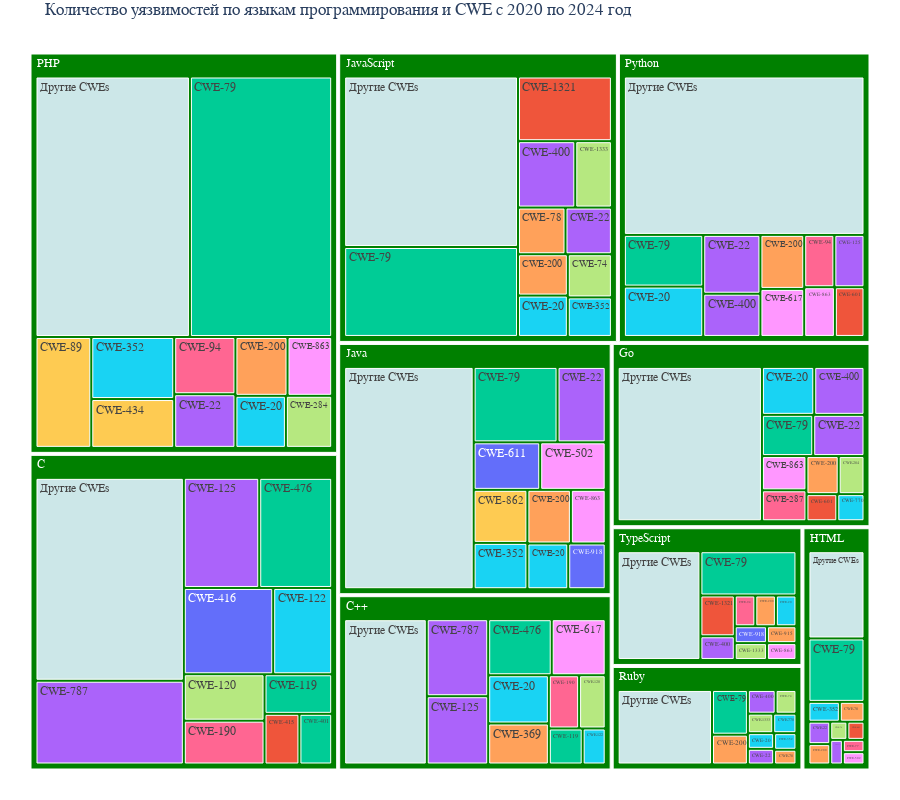

This figure's notebook cell:
### Code cell
def draw_treemap_from_year(from_year: int, to_year: int, save_pic: bool = False):
    filtered_data = get_language_with_cwes_count_data(from_year, to_year)
    fig = px.treemap(
        filtered_data,
        path=["language", "cwe_id"],
        values="count",
        title=f"Количество уязвимостей по языкам программирования и CWE с {from_year} по {to_year} год",
        color="cwe_id",
        color_discrete_map={
            "(?)": "green",
            "Другие CWEs": "#cce7e8",
        },
    )
    fig.update_layout(font_family="Ubuntu", height=800, margin=dict(t=30, l=25, r=25, b=25))

    if save_pic:
        RESULTED_IMAGES.mkdir(parents=True, exist_ok=True)
        fig.write_image(RESULTED_IMAGES / "cwe_language_treemap.png")

    fig.show()
    
draw_treemap_from_year(2020, 2024, True)

### Figure 1 — Plotly figure (JSON) as saved in the notebook; plotly's stock layout.template omitted (floating-point values rounded to 4 significant figures)
{"data": [{"branchvalues": "total", "customdata": [["CWE-119"], ["CWE-125"], ["CWE-915"], ["CWE-122"], ["CWE-94"], ["CWE-120"], ["CWE-863"], ["CWE-94"], ["CWE-94"], ["CWE-120"], ["CWE-89"], ["CWE-918"], ["CWE-918"], ["Другие CWEs"], ["CWE-863"], ["CWE-119"], ["CWE-1321"], ["CWE-125"], ["CWE-125"], ["CWE-122"], ["(?)"], ["CWE-79"], ["CWE-79"], ["CWE-79"], ["CWE-79"], ["CWE-79"], ["CWE-787"], ["CWE-79"], ["CWE-787"], ["CWE-78"], ["CWE-78"], ["CWE-770"], ["CWE-770"], ["CWE-77"], ["CWE-74"], ["CWE-74"], ["CWE-74"], ["CWE-617"], ["CWE-617"], ["CWE-78"], ["CWE-79"], ["CWE-863"], ["CWE-862"], ["(?)"], ["Другие CWEs"], ["Другие CWEs"], ["Другие CWEs"], ["Другие CWEs"], ["Другие CWEs"], ["Другие CWEs"], ["Другие CWEs"], ["Другие CWEs"], ["Другие CWEs"], ["(?)"], ["(?)"], ["(?)"], ["(?)"], ["CWE-611"], ["(?)"], ["CWE-863"], ["CWE-863"], ["(?)"], ["CWE-79"], ["CWE-601"], ["CWE-476"], ["CWE-601"], ["CWE-22"], ["CWE-22"], ["CWE-200"], ["CWE-200"], ["CWE-200"], ["CWE-200"], ["CWE-200"], ["CWE-200"], ["CWE-200"], ["CWE-200"], ["CWE-20"], ["CWE-22"], ["CWE-20"], ["CWE-20"], ["CWE-20"], ["CWE-20"], ["CWE-20"], ["CWE-20"], ["CWE-190"], ["CWE-190"], ["CWE-1333"], ["CWE-1333"], ["CWE-1333"], ["CWE-1321"], ["CWE-20"], ["CWE-601"], ["CWE-22"], ["CWE-22"], ["CWE-502"], ["CWE-502"], ["(?)"], ["CWE-476"], ["CWE-434"], ["CWE-416"], ["CWE-415"], ["CWE-401"], ["CWE-400"], ["CWE-400"], ["CWE-400"], ["CWE-22"], ["CWE-400"], ["CWE-400"], ["CWE-369"], ["CWE-352"], ["CWE-352"], ["CWE-352"], ["CWE-352"], ["CWE-352"], ["CWE-287"], ["CWE-284"], ["CWE-284"], ["CWE-22"], ["CWE-400"], ["(?)"]], "domain": {"x": [0, 1], "y": [0, 1]}, "hovertemplate": "labels=%{label}<br>count=%{value}<br>parent=%{parent}<br>id=%{id}<br>cwe_id=%{customdata[0]}<extra></extra>", "ids": ["C++/CWE-119", "C/CWE-125", "TypeScript/CWE-915", "C++/CWE-122", "Python/CWE-94", "C++/CWE-120", "TypeScript/CWE-863", "PHP/CWE-94", "TypeScript/CWE-94", "C/CWE-120", "PHP/CWE-89", "Java/CWE-918", "TypeScript/CWE-918", "C/Другие CWEs", "Python/CWE-863", "C/CWE-119", "JavaScript/CWE-1321", "Python/CWE-125", "C++/CWE-125", "C/CWE-122", "C++", "PHP/CWE-79", "JavaScript/CWE-79", "Java/CWE-79", "HTML/CWE-79", "Go/CWE-79", "C++/CWE-787", "Python/CWE-79", "C/CWE-787", "JavaScript/CWE-78", "HTML/CWE-78", "Ruby/CWE-770", "Go/CWE-770", "HTML/CWE-77", "Ruby/CWE-74", "JavaScript/CWE-74", "HTML/CWE-74", "Python/CWE-617", "C++/CWE-617", "Ruby/CWE-78", "Ruby/CWE-79", "Go/CWE-863", "Java/CWE-862", "C", "TypeScript/Другие CWEs", "Ruby/Другие CWEs", "Python/Другие CWEs", "PHP/Другие CWEs", "JavaScript/Другие CWEs", "Java/Другие CWEs", "HTML/Другие CWEs", "Go/Другие CWEs", "C++/Другие CWEs", "HTML", "Java", "JavaScript", "PHP", "Java/CWE-611", "Python", "PHP/CWE-863", "Java/CWE-863", "Go", "TypeScript/CWE-79", "Python/CWE-601", "C++/CWE-476", "Go/CWE-601", "HTML/CWE-22", "Go/CWE-22", "TypeScript/CWE-200", "Ruby/CWE-200", "Python/CWE-200", "PHP/CWE-200", "JavaScript/CWE-200", "Java/CWE-200", "HTML/CWE-200", "Go/CWE-200", "TypeScript/CWE-20", "Java/CWE-22", "Ruby/CWE-20", "PHP/CWE-20", "JavaScript/CWE-20", "Java/CWE-20", "Go/CWE-20", "C++/CWE-20", "C++/CWE-190", "C/CWE-190", "TypeScript/CWE-1333", "Ruby/CWE-1333", "JavaScript/CWE-1333", "TypeScript/CWE-1321", "Python/CWE-20", "HTML/CWE-601", "JavaScript/CWE-22", "Python/CWE-22", "Java/CWE-502", "HTML/CWE-502", "Ruby", "C/CWE-476", "PHP/CWE-434", "C/CWE-416", "C/CWE-415", "C/CWE-401", "TypeScript/CWE-400", "Ruby/CWE-400", "Python/CWE-400", "PHP/CWE-22", "JavaScript/CWE-400", "Go/CWE-400", "C++/CWE-369", "Ruby/CWE-352", "PHP/CWE-352", "JavaScript/CWE-352", "Java/CWE-352", "HTML/CWE-352", "Go/CWE-287", "PHP/CWE-284", "Go/CWE-284", "Ruby/CWE-22", "HTML/CWE-400", "TypeScript"], "labels": ["CWE-119", "CWE-125", "CWE-915", "CWE-122", "CWE-94", "CWE-120", "CWE-863", "CWE-94", "CWE-94", "CWE-120", "CWE-89", "CWE-918", "CWE-918", "Другие CWEs", "CWE-863", "CWE-119", "CWE-1321", "CWE-125", "CWE-125", "CWE-122", "C++", "CWE-79", "CWE-79", "CWE-79", "CWE-79", "CWE-79", "CWE-787", "CWE-79", "CWE-787", "CWE-78", "CWE-78", "CWE-770", "CWE-770", "CWE-77", "CWE-74", "CWE-74", "CWE-74", "CWE-617", "CWE-617", "CWE-78", "CWE-79", "CWE-863", "CWE-862", "C", "Другие CWEs", "Другие CWEs", "Другие CWEs", "Другие CWEs", "Другие CWEs", "Другие CWEs", "Другие CWEs", "Другие CWEs", "Другие CWEs", "HTML", "Java", "JavaScript", "PHP", "CWE-611", "Python", "CWE-863", "CWE-863", "Go", "CWE-79", "CWE-601", "CWE-476", "CWE-601", "CWE-22", "CWE-22", "CWE-200", "CWE-200", "CWE-200", "CWE-200", "CWE-200", "CWE-200", "CWE-200", "CWE-200", "CWE-20", "CWE-22", "CWE-20", "CWE-20", "CWE-20", "CWE-20", "CWE-20", "CWE-20", "CWE-190", "CWE-190", "CWE-1333", "CWE-1333", "CWE-1333", "CWE-1321", "CWE-20", "CWE-601", "CWE-22", "CWE-22", "CWE-502", "CWE-502", "Ruby", "CWE-476", "CWE-434", "CWE-416", "CWE-415", "CWE-401", "CWE-400", "CWE-400", "CWE-400", "CWE-22", "CWE-400", "CWE-400", "CWE-369", "CWE-352", "CWE-352", "CWE-352", "CWE-352", "CWE-352", "CWE-287", "CWE-284", "CWE-284", "CWE-22", "CWE-400", "TypeScript"], "marker": {"colors": ["#00cc96", "#ab63fa", "#FFA15A", "#19d3f3", "#FF6692", "#B6E880", "#FF97FF", "#FF6692", "#FF6692", "#B6E880", "#FECB52", "#636efa", "#636efa", "#cce7e8", "#FF97FF", "#00cc96", "#EF553B", "#ab63fa", "#ab63fa", "#19d3f3", "green", "#00cc96", "#00cc96", "#00cc96", "#00cc96", "#00cc96", "#ab63fa", "#00cc96", "#ab63fa", "#FFA15A", "#FFA15A", "#19d3f3", "#19d3f3", "#FF6692", "#B6E880", "#B6E880", "#B6E880", "#FF97FF", "#FF97FF", "#FFA15A", "#00cc96", "#FF97FF", "#FECB52", "green", "#cce7e8", "#cce7e8", "#cce7e8", "#cce7e8", "#cce7e8", "#cce7e8", "#cce7e8", "#cce7e8", "#cce7e8", "green", "green", "green", "green", "#636efa", "green", "#FF97FF", "#FF97FF", "green", "#00cc96", "#EF553B", "#00cc96", "#EF553B", "#ab63fa", "#ab63fa", "#FFA15A", "#FFA15A", "#FFA15A", "#FFA15A", "#FFA15A", "#FFA15A", "#FFA15A", "#FFA15A", "#19d3f3", "#ab63fa", "#19d3f3", "#19d3f3", "#19d3f3", "#19d3f3", "#19d3f3", "#19d3f3", "#FF6692", "#FF6692", "#B6E880", "#B6E880", "#B6E880", "#EF553B", "#19d3f3", "#EF553B", "#ab63fa", "#ab63fa", "#FF97FF", "#FF97FF", "green", "#00cc96", "#FECB52", "#636efa", "#EF553B", "#00cc96", "#ab63fa", "#ab63fa", "#ab63fa", "#ab63fa", "#ab63fa", "#ab63fa", "#FFA15A", "#19d3f3", "#19d3f3", "#19d3f3", "#19d3f3", "#19d3f3", "#FF6692", "#B6E880", "#B6E880", "#ab63fa", "#ab63fa", "green"]}, "name": "", "parents": ["C++", "C", "TypeScript", "C++", "Python", "C++", "TypeScript", "PHP", "TypeScript", "C", "PHP", "Java", "TypeScript", "C", "Python", "C", "JavaScript", "Python", "C++", "C", "", "PHP", "JavaScript", "Java", "HTML", "Go", "C++", "Python", "C", "JavaScript", "HTML", "Ruby", "Go", "HTML", "Ruby", "JavaScript", "HTML", "Python", "C++", "Ruby", "Ruby", "Go", "Java", "", "TypeScript", "Ruby", "Python", "PHP", "JavaScript", "Java", "HTML", "Go", "C++", "", "", "", "", "Java", "", "PHP", "Java", "", "TypeScript", "Python", "C++", "Go", "HTML", "Go", "TypeScript", "Ruby", "Python", "PHP", "JavaScript", "Java", "HTML", "Go", "TypeScript", "Java", "Ruby", "PHP", "JavaScript", "Java", "Go", "C++", "C++", "C", "TypeScript", "Ruby", "JavaScript", "TypeScript", "Python", "HTML", "JavaScript", "Python", "Java", "HTML", "", "C", "PHP", "C", "C", "C", "TypeScript", "Ruby", "Python", "PHP", "JavaScript", "Go", "C++", "Ruby", "PHP", "JavaScript", "Java", "HTML", "Go", "PHP", "Go", "Ruby", "HTML", ""], "type": "treemap", "values": [25, 155, 11, 17, 30, 29, 11, 64, 14, 70, 113, 33, 12, 562, 29, 50, 115, 30, 86, 95, 779, 677, 296, 122, 80, 43, 97, 78, 232, 42, 11, 11, 15, 6, 12, 36, 7, 40, 62, 8, 39, 31, 55, 1588, 199, 171, 725, 735, 561, 555, 110, 453, 246, 269, 1121, 1320, 2013, 61, 1192, 48, 36, 775, 94, 28, 73, 17, 11, 43, 14, 26, 45, 56, 39, 45, 10, 25, 14, 70, 10, 48, 39, 36, 51, 60, 33, 66, 12, 12, 46, 31, 76, 7, 41, 64, 60, 6, 324, 150, 74, 144, 33, 31, 18, 16, 47, 60, 72, 49, 51, 9, 94, 33, 48, 14, 28, 44, 20, 10, 7, 430]}], "layout": {"font": {"family": "Ubuntu"}, "height": 800, "legend": {"tracegroupgap": 0}, "margin": {"b": 25, "l": 25, "r": 25, "t": 30}, "title": {"text": "Количество уязвимостей по языкам программирования и CWE с 2020 по 2024 год"}}}
